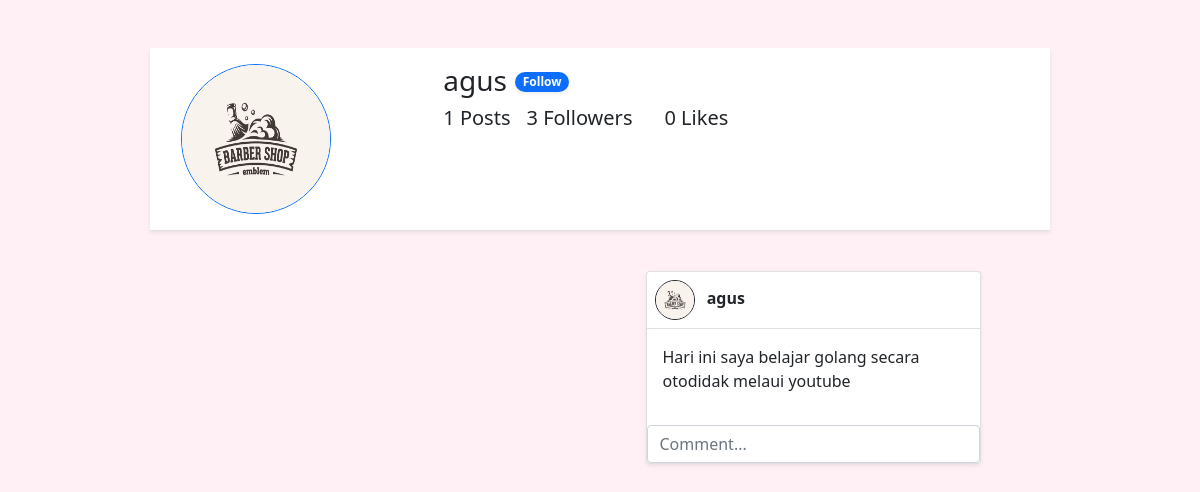
The page /detailuser.php?id=17 on the database its author committed.
### tables this page shows
CREATE TABLE `user` (
  `id` int(11) NOT NULL,
  `username` varchar(25) NOT NULL,
  `nama` varchar(50) NOT NULL,
  `usertype` varchar(30) NOT NULL,
  `email` varchar(30) NOT NULL,
  `password` varchar(120) NOT NULL,
  `foto_profil` varchar(120) NOT NULL,
  `description` varchar(300) NOT NULL
);

CREATE TABLE `postingan` (
  `id` int(11) NOT NULL,
  `id_user` int(11) DEFAULT NULL,
  `id_forum` int(11) DEFAULT NULL,
  `postingan_gambar` varchar(120) DEFAULT NULL,
  `postingan_text` varchar(300) DEFAULT NULL,
  `tanggal_posting` date DEFAULT NULL,
  `jml_like` int(11) DEFAULT NULL,
  `kategori` varchar(25) DEFAULT NULL
);

### functions.php (called while the page is built, shortened)
<?php
$conn = mysqli_connect("Localhost", "root", "", "web-comunity");
    function query($query) {
        global $conn;
        $result = mysqli_query($conn,$query);
        $rows = [];
        while($row = mysqli_fetch_assoc($result)) {
            $rows[] = $row;
        }
        return $rows;
    }
    function getData($query,$name){
        global $conn;
        $res = mysqli_query($conn, $query);
        return mysqli_fetch_assoc($res)["$name"];
    }

### detailuser.php (the view, shortened to what this page needs)
<?php
require 'functions.php';
$id = $_GET['id'];
$query = "SELECT * FROM user WHERE id = $id";
$user = mysqli_query($conn,$query);
$user = mysqli_fetch_assoc($user);
$following = false;
$postingan = query("SELECT * FROM postingan WHERE id_user = '$id' ORDER BY id DESC");
$kiriman = 0;
$jmlLike = 0;
foreach($postingan as $val) {
    $kiriman++;
    $jmlLike += $val['jml_like'];
}
$jmlFol = query("SELECT id_user FROM follower WHERE id_user = $id");
$jmlFol = count($jmlFol);
function getValue($id,$name){
    $query = "SELECT $name FROM user WHERE id = $id";
    $res = getData($query,"$name");
    return $res;
}
?>
<!doctype html>
<html lang="en">
  <head>
    <link href="https://cdn.jsdelivr.net/npm/bootstrap@5.0.2/dist/css/bootstrap.min.css" rel="stylesheet">
  </head>
  <body>
    <div id="conDefault" class="container mt-5 col-md-9">
      <div class="row mb-3 d-flex flex-row justify-content-around border-bottom bg-white shadow-sm">
        <div class="col-md-3 m-3 d-md-m-auto">
              <img  width="150px" height="150px" class="rounded-circle border border-primary" src="img/profil/<?= $user['foto_profil']; ?>" alt="">
        </div>
        <div class="col-md-8 m-3">
              <div class="clearfix">
                <h3 class="float-start"><?= $user['username']; ?></h3>
                <?php if(!$following) : ?>
                <a href="detailuser.php?id=<?= $id; ?>&follow=true" class="badge rounded-pill bg-primary border-white text-decoration-none shadow-sm mx-2 mt-2">Follow</a>
                <?php endif ?>
              </div>
              <div class="d-flex">
                <h5><?= $kiriman; ?> Posts</h5>
                <h5 class="mx-3"><?= $jmlFol; ?> Followers</h5>
                <h5 class="mx-3"><?= $jmlLike; ?> Likes</h5>
              </div>
        </div>
      </div>
    </div>
    <div class="container col-md-9 m-auto row">
        <div class="col-md-6">
        </div>
        <div class="col-md-6">
            <?php foreach($postingan as $val) : ?>
                <div class="card shadow-sm col-md-10 mt-4 mx-auto" >
                  <div class="border-bottom">
                    <div class="dflex m-2">
                      <img class="border border-dark rounded-circle" width="40px" height="40px" src="img/profil/<?= getValue($val['id_user'],'foto_profil'); ?>" alt="">
                      <a class="text-decoration-none text-dark fw-bold mx-2" href=""><?= getValue($val['id_user'],'username'); ?></a>
                    </div>
                  </div>
                  <div class="card-body">
                    <p class="card-text"><?= $val['postingan_text']; ?></p>
                  </div>
                  <div class="d-flex">
                  </div>
                  <input class="form-control" type="text" placeholder="Comment..." aria-label="Comment">
                </div>
            <?php endforeach ?>
        </div>
    </div>
  </body>
</html>

### detailuser.php (style rules this page uses)
body { background-color: #FFF0F5; }

### rows shown on the page
user: foto_profil (picture), username "agus"
postingan: id_user.foto_profil (picture), id_user.username "agus", postingan_text "Hari ini saya belajar golang secara otodidak melaui youtube"

### other values the page prints
$kiriman "1"
$jmlFol "3"
$jmlLike "0"
